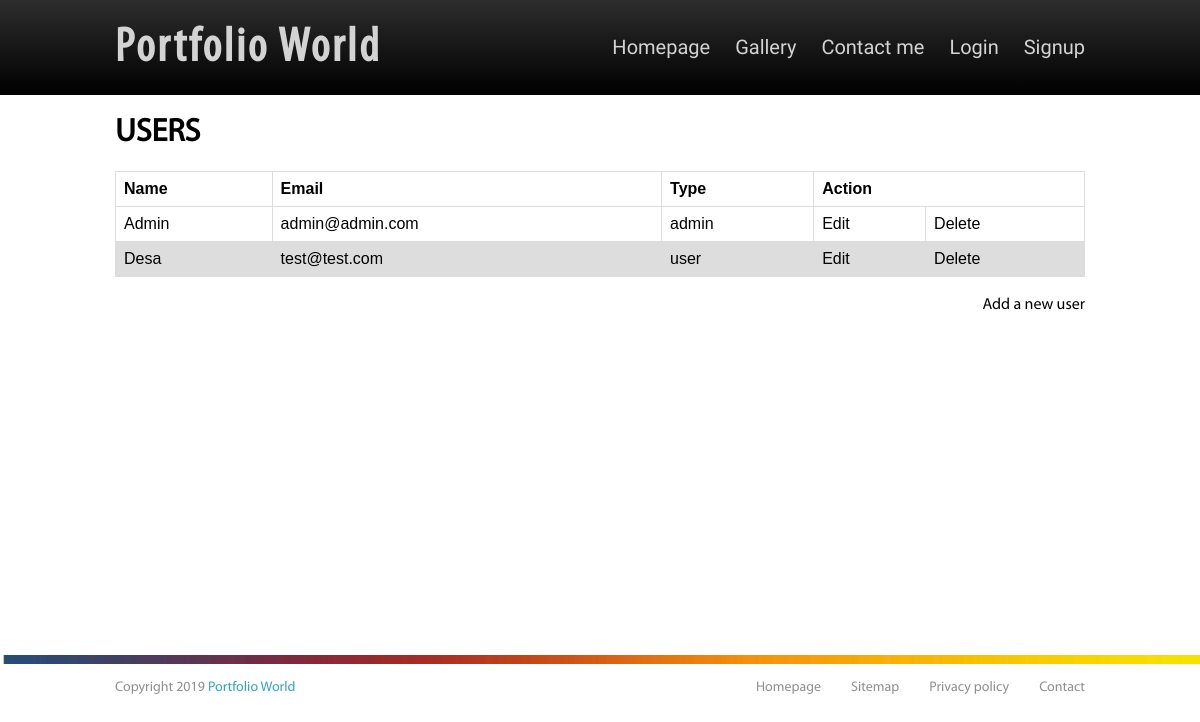
/admin/users.php, run on the app's committed database.
### tables this page shows
CREATE TABLE `users` (
  `ID` int(11) NOT NULL,
  `Name` varchar(255) NOT NULL,
  `Email` varchar(255) NOT NULL,
  `user_type` varchar(100) NOT NULL,
  `Password` varchar(255) NOT NULL
);

### admin/users.php (the view, shortened to what this page needs)
<link rel="stylesheet" href="../style/main.css" />
<?php
	require('includes/dbconnect.php');
	$query = $pdo->query('SELECT * FROM users');
    $users = $query->fetchAll();
    require('includes/header.php');
?>
    <main>
 	<div class="mt-2">
        <div class="container">
        <br>
      <h1>USERS</h1>
      <br>
            <table>
                <thead>
                    <tr>
                        <th>Name</th>
                        <th>Email</th>
                        <th>Type</th>
                        <th colspan="2">Action</th>
                    </tr>
                </thead>
                <tbody>
                    <?php foreach($users as $user): ?>
                        <tr>
                            <td><?php echo $user['Name']; ?></td>
                            <td><?php echo $user['Email']; ?></td>
                            <td><?php echo $user['user_type']; ?></td>
                            <td><a href="edit_user.php?id=<?php echo $user['ID']; ?>">Edit</a></td>
                            <td><a href="delete_user.php?id=<?php echo $user['ID']; ?>">Delete</a></td>
                        </tr>
                    <?php endforeach; ?>
                </tbody>
            </table>
            <br>
            <a style="float:right;" href="add_users.php">Add a new user</a>
        </div>
    </div>
</main>
 <?php require('includes/footer.php'); ?>
  </body>
</html>

### style/main.css (style rules this page uses)
* { margin: 0; padding: 0; }
.container { padding-right: 15px; padding-left: 15px; margin-right: auto; margin-left: auto; }
main { font-family: MyriadProR; }
a { color: inherit; text-decoration: none; }
main { min-height: 70vh; }
table { font-family: arial, sans-serif; border-collapse: collapse; width: 100%; }
td, th { border: 1px solid #dddddd; text-align: left; padding: 8px; }
tr:nth-child(even) { background-color: #dddddd; }
@media (min-width: 1200px) { .container { width: 1170px; } }
@media (min-width: 992px) { .container { width: 970px; } }

### data on the page
users: Name "Admin", Email "admin@admin.com", user_type "admin"
users: Name "Desa", Email "test@test.com", user_type "user"
